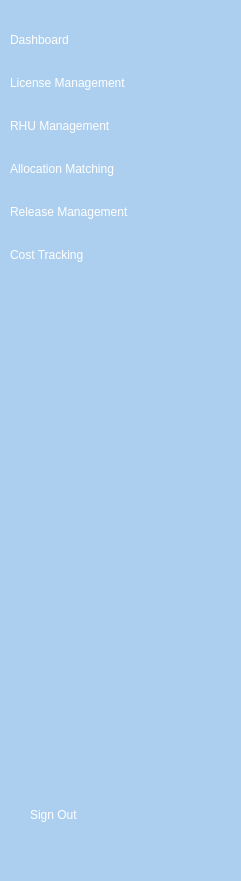
   <widget class="QWidget" name="name_widget" native="true">
    <property name="geometry">
     <rect>
      <x>80</x>
      <y>0</y>
      <width>241</width>
      <height>881</height>
     </rect>
    </property>
    <property name="styleSheet">
     <string notr="true">QWidget{
background-color: rgb(173, 207, 239);
}

QPushButton {
	color:white;
	text-align: left;
	height: 30px;
	border:none;
	padding-left:10px;
	border-radius:10px;
}

QPushButton:checked{
	background-color:white;
	color: rgb(173, 207, 239);
	font-weight:bold;
}

</string>
    </property>
    <widget class="QWidget" name="layoutWidget">
     <property name="geometry">
      <rect>
       <x>0</x>
       <y>20</y>
       <width>246</width>
       <height>261</height>
      </rect>
     </property>
     <layout class="QVBoxLayout" name="Sidebar2">
      <property name="spacing">
       <number>8</number>
      </property>
      <item>
       <widget class="QPushButton" name="dashboard_2">
        <property name="enabled">
         <bool>true</bool>
        </property>
        <property name="text">
         <string>Dashboard</string>
        </property>
        <property name="icon">
         <iconset resource="resources.qrc">
          <normaloff>:/sidebar_images/dashboard_icon_white-removebg-preview.png</normaloff>
          <normalon>:/sidebar_images/dsahboard_icon_blue-removebg-preview.png</normalon>:/sidebar_images/dashboard_icon_white-removebg-preview.png</iconset>
        </property>
        <property name="iconSize">
         <size>
          <width>100</width>
          <height>100</height>
         </size>
        </property>
        <property name="checkable">
         <bool>true</bool>
        </property>
        <property name="checked">
         <bool>false</bool>
        </property>
        <property name="autoExclusive">
         <bool>true</bool>
        </property>
       </widget>
      </item>
      <item>
       <widget class="QPushButton" name="license_2">
        <property name="text">
         <string>License Management</string>
        </property>
        <property name="icon">
         <iconset resource="resources.qrc">
          <normaloff>:/sidebar_images/license_management_icon_black-removebg-preview.png</normaloff>
          <normalon>:/sidebar_images/license_management_icon_blue-removebg-preview.png</normalon>:/sidebar_images/license_management_icon_black-removebg-preview.png</iconset>
        </property>
        <property name="iconSize">
         <size>
          <width>100</width>
          <height>100</height>
         </size>
        </property>
        <property name="checkable">
         <bool>true</bool>
        </property>
        <property name="autoExclusive">
         <bool>true</bool>
        </property>
       </widget>
      </item>
      <item>
       <widget class="QPushButton" name="RHU_2">
        <property name="text">
         <string>RHU Management</string>
        </property>
        <property name="icon">
         <iconset resource="resources.qrc">
          <normaloff>:/newPrefix/RHU_management_icon_white-removebg-preview-removebg-preview.png</normaloff>
          <normalon>:/sidebar_images/RHU_management_icon_blue-removebg-preview.png</normalon>:/newPrefix/RHU_management_icon_white-removebg-preview-removebg-preview.png</iconset>
        </property>
        <property name="iconSize">
         <size>
          <width>100</width>
          <height>100</height>
         </size>
        </property>
        <property name="checkable">
         <bool>true</bool>
        </property>
        <property name="autoExclusive">
         <bool>true</bool>
        </property>
       </widget>
      </item>
      <item>
       <widget class="QPushButton" name="allocation_2">
        <property name="text">
         <string>Allocation Matching</string>
        </property>
        <property name="icon">
         <iconset resource="resources.qrc">
          <normaloff>:/sidebar_images/Allocation_matching_icon_white-removebg-preview.png</normaloff>
          <normalon>:/sidebar_images/Allocation_matching_icon_blue-removebg-preview.png</normalon>:/sidebar_images/Allocation_matching_icon_white-removebg-preview.png</iconset>
        </property>
        <property name="iconSize">
         <size>
          <width>100</width>
          <height>100</height>
         </size>
        </property>
        <property name="checkable">
         <bool>true</bool>
        </property>
        <property name="autoExclusive">
         <bool>true</bool>
        </property>
       </widget>
      </item>
      <item>
       <widget class="QPushButton" name="release_2">
        <property name="text">
         <string>Release Management</string>
        </property>
        <property name="icon">
         <iconset resource="resources.qrc">
          <normaloff>:/sidebar_images/Release_management_icon_white-removebg-preview.png</normaloff>
          <normalon>:/sidebar_images/Release_management_icon_blue-removebg-preview.png</normalon>:/sidebar_images/Release_management_icon_white-removebg-preview.png</iconset>
        </property>
        <property name="iconSize">
         <size>
          <width>100</width>
          <height>100</height>
         </size>
        </property>
        <property name="checkable">
         <bool>true</bool>
        </property>
        <property name="autoExclusive">
         <bool>true</bool>
        </property>
       </widget>
      </item>
      <item>
       <widget class="QPushButton" name="cost_2">
        <property name="text">
         <string>Cost Tracking</string>
        </property>
        <property name="icon">
         <iconset resource="resources.qrc">
          <normaloff>:/sidebar_images/cost_tracking_icon_white__1_-removebg-preview.png</normaloff>
          <normalon>:/sidebar_images/cost tracking icon blue.png</normalon>:/sidebar_images/cost_tracking_icon_white__1_-removebg-preview.png</iconset>
        </property>
        <property name="iconSize">
         <size>
          <width>100</width>
          <height>100</height>
         </size>
        </property>
        <property name="checkable">
         <bool>true</bool>
        </property>
        <property name="autoExclusive">
         <bool>true</bool>
        </property>
       </widget>
      </item>
     </layout>
    </widget>
    <widget class="QPushButton" name="pushButton_14">
     <property name="geometry">
      <rect>
       <x>20</x>
       <y>800</y>
       <width>101</width>
       <height>30</height>
      </rect>
     </property>
     <property name="text">
      <string>Sign Out</string>
     </property>
     <property name="icon">
      <iconset>
       <normaloff>../../Downloads/sign out white.png</normaloff>
       <normalon>../../Downloads/sign-out.png</normalon>../../Downloads/sign out white.png</iconset>
     </property>
     <property name="iconSize">
      <size>
       <width>25</width>
       <height>25</height>
      </size>
     </property>
     <property name="checkable">
      <bool>true</bool>
     </property>
     <property name="autoExclusive">
      <bool>true</bool>
     </property>
    </widget>
   </widget>
